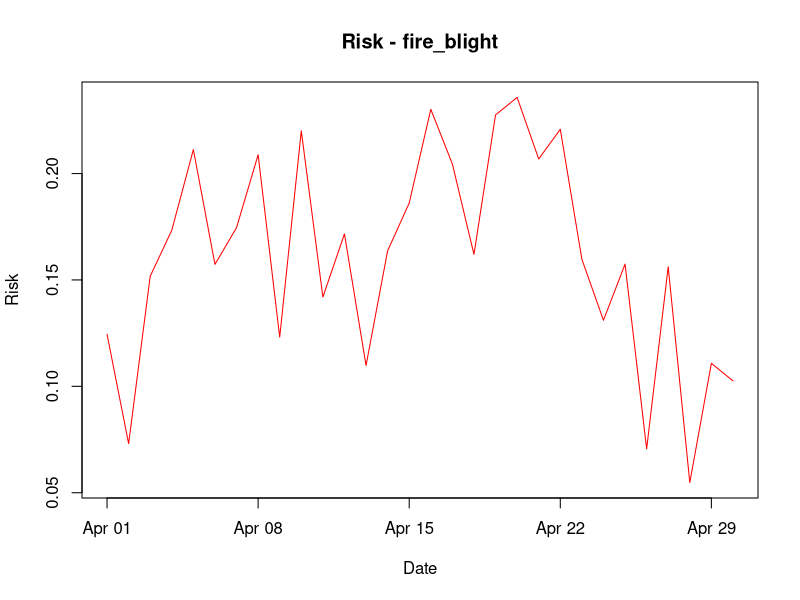

Write the R code that produced this figure.
#############################################
# Generic Bacterial Infection Model (v8)
# - Multiplication–Dispersal–Infection structure
# - Risk = N × D × I
# - Different dispersal pathways per disease
#############################################

# -------------------------------
# 1. INPUT DATA (example)
# -------------------------------

set.seed(1)

data <- data.frame(
  date = seq(as.Date("2024-04-01"), as.Date("2024-04-30"), by = "day"),
  temp = runif(30, 5, 35),      # daily mean temperature (°C)
  rh   = runif(30, 50, 100),    # relative humidity (%)
  rain = runif(30, 0, 20),      # rainfall amount (mm)
  wind = runif(30, 0, 10)       # wind speed (m/s)
)

# -------------------------------
# 2. GLOBAL PARAMETERS
# -------------------------------

global_params <- list(
  growth_period = 3         # Number of preceding days used to calculate N
)

# -------------------------------
# 3. DISEASE-SPECIFIC PARAMETERS
# -------------------------------

disease_params <- list(

  fire_blight = list(  ##화상병
    N0 = 0.15,             # Initial inoculum pressure (0-1)

    mu_max = 0.30,         # Maximum bacterial growth rate
                           # Growth rate under optimal temperature and RH

    T_min = 4,             # Minimum temperature for growth (°C)
    T_opt = 28,            # Optimum temperature for growth (°C)
    T_max = 36,            # Maximum temperature for growth (°C)

    rh_thresh_M = 50,      # RH threshold for multiplication module (%)
                           # f_RH(RH) in growth rate reaches 0.5 at this RH

    rh_thresh_I = 90,      # RH threshold for infection module (%)
                           # Wetness response W(RH, Rain) reaches 0.5 at this RH

    rain_thresh = 0.25,    # Rainfall threshold (mm)
                           # Wetness response = 1 when daily rain >= this value

    rain_coeff = 0.055,    # Rain-driven dispersal coefficient
    wind_coeff = 0.030,    # Wind-driven dispersal coefficient
    interaction_coeff = 0.0030,  # Rain × wind interaction coefficient
    insect_coeff = 0.10,   # Insect-mediated dispersal probability
                           # (independent of weather)

    use_rain = TRUE,       # Include rain dispersal pathway
    use_wind = TRUE,       # Include wind dispersal pathway
    use_interaction = TRUE,# Include rain × wind interaction pathway
    use_insect = TRUE,     # Include insect-mediated dispersal
    use_dispersal = TRUE   # Calculate dispersal module D (FALSE: D = 1)
  ),

  bacterial_spot = list(  ##고추세균성점무늬병
    N0 = 0.08,

    # Xanthomonas arboricola pv. pruni:
    # infection tested from 5–35 C;
    # infection optimum estimated at 28.9 C;
    # in vitro growth reported from 5–34 C, not above 35 C.
    mu_max = 0.26,
    T_min = 5,
    T_opt = 29,
    T_max = 35,

    rh_thresh_M = 50,
    rh_thresh_I = 90,
    rain_thresh = 0.25,

    # Mainly rain splash / wetness-driven.
    rain_coeff = 0.070,
    wind_coeff = 0.005,
    interaction_coeff = 0.0005,
    insect_coeff = 0.00,

    use_rain = TRUE,
    use_wind = FALSE,
    use_interaction = FALSE,
    use_insect = FALSE,
    use_dispersal = TRUE
  ),

  bacterial_blight = list( ##벼 흰잎마름병
    N0 = 0.12,

    # Rice bacterial blight / Xanthomonas oryzae pv. oryzae:
    # disease-favoring environment commonly reported as 25–34 C
    # and RH > 70%.
    mu_max = 0.27,
    T_min = 10,
    T_opt = 30,
    T_max = 38,

    rh_thresh_M = 50,
    rh_thresh_I = 90,
    rain_thresh = 0.25,

    # Strong winds and continuous heavy rain favor spread.
    rain_coeff = 0.060,
    wind_coeff = 0.030,
    interaction_coeff = 0.0030,
    insect_coeff = 0.00,

    use_rain = TRUE,
    use_wind = TRUE,
    use_interaction = TRUE,
    use_insect = FALSE,
    use_dispersal = TRUE
  ),

  ralstonia = list(  ##고추풋마름병
    N0 = 0.30,

    # Ralstonia solanacearum:
    # warm-climate soilborne pathogen;
    # in vitro maximum growth often around 30 C,
    # bacterial wilt intensity can be high at 30–35 C depending on host/root injury.
    mu_max = 0.32,
    T_min = 10,
    T_opt = 30,
    T_max = 40,

    # RH is only a weak proxy here; later soil moisture/root infection module needed.
    rh_thresh_M = 50,
    rh_thresh_I = 90,
    rain_thresh = 0.25,

    # Base module keeps aboveground dispersal off.
    rain_coeff = 0.000,
    wind_coeff = 0.000,
    interaction_coeff = 0.000,
    insect_coeff = 0.00,

    use_rain = FALSE,
    use_wind = FALSE,
    use_interaction = FALSE,
    use_insect = FALSE,
    use_dispersal = FALSE
  )
)

# -------------------------------
# 4. PARAMETER VALIDATION
# -------------------------------

validate_disease_params <- function(p){

  if(!(p$T_min < p$T_opt && p$T_opt < p$T_max)){
    stop("Temperature parameters must satisfy T_min < T_opt < T_max.")
  }

  if(p$N0 < 0 || p$N0 > 1){
    stop("N0 must be between 0 and 1.")
  }

  if(p$mu_max < 0){
    stop("mu_max must be non-negative.")
  }

  if(p$rh_thresh_M < 0 || p$rh_thresh_M > 100 ||
     p$rh_thresh_I < 0 || p$rh_thresh_I > 100){
    stop("rh_thresh_M and rh_thresh_I must be between 0 and 100.")
  }

  if(p$rain_thresh < 0){
    stop("rain_thresh must be non-negative.")
  }

  if(p$rain_coeff < 0 || p$wind_coeff < 0 || p$interaction_coeff < 0){
    stop("Dispersal coefficients must be non-negative.")
  }

  if(p$insect_coeff < 0 || p$insect_coeff > 1){
    stop("insect_coeff must be between 0 and 1.")
  }
}

# -------------------------------
# 5. RESPONSE FUNCTIONS
# -------------------------------

# Cardinal temperature response (0-1), used in the multiplication module
temp_response <- function(T, T_min, T_opt, T_max){

  response <- rep(0, length(T))

  valid <- T > T_min & T < T_max

  exponent <- (T_max - T_opt) / (T_opt - T_min)

  response[valid] <-
    ((T[valid] - T_min) *
       (T_max - T[valid])^exponent) /
    ((T_opt - T_min) *
       (T_max - T_opt)^exponent)

  pmin(response, 1)
}

# Humidity response, used in the multiplication module
# f_RH(RH) = 1 / (1 + exp[-k * (RH - RH_th)])
# RH_th: RH where the response reaches 0.5, k: logistic slope
rh_response <- function(RH, RH_th, k = 0.3){
  plogis(k * (RH - RH_th))
}

# Wetness response, used in the infection module
# W(RH, Rain) = 1                                  if Rain >= Rain_th
#             = 1 / (1 + exp[-k * (RH - RH_th)])   if Rain <  Rain_th
wetness_response <- function(RH, Rain, RH_th, Rain_th, k = 1){
  ifelse(Rain >= Rain_th, 1, rh_response(RH, RH_th, k))
}

# -------------------------------
# 6. MULTIPLICATION (N)
# -------------------------------

calc_population <- function(data, disease_param, growth_period){

  if(length(growth_period) != 1 || is.na(growth_period) ||
     growth_period < 0 || growth_period != as.integer(growth_period)){
    stop("growth_period must be a non-negative integer.")
  }

  n <- nrow(data)

  # Daily growth rate r_t = mu_max * f_T(T) * f_RH(RH)
  temp_eff <- temp_response(
    data$temp,
    disease_param$T_min,
    disease_param$T_opt,
    disease_param$T_max
  )
  rh_eff <- rh_response(data$rh, disease_param$rh_thresh_M)
  r <- disease_param$mu_max * temp_eff * rh_eff

  N <- numeric(n)

  # For each date, restart from N0 and apply the daily growth rates
  # from t - growth_period through t.
  for(t in seq_len(n)){
    current_N <- disease_param$N0

    for(s in max(1, t - growth_period):t){
      current_N <- current_N + r[s] * current_N * (1 - current_N)
      current_N <- max(0, min(current_N, 1))
    }

    N[t] <- current_N
  }

  N
}

# -------------------------------
# 7. DISPERSAL (D)
# -------------------------------

calc_dispersal <- function(data, disease_param){

  if(!disease_param$use_dispersal){
    return(rep(1, nrow(data)))
  }

  total_effect <- rep(0, nrow(data))

  if(disease_param$use_rain){
    total_effect <- total_effect +
      disease_param$rain_coeff * data$rain
  }

  if(disease_param$use_wind){
    total_effect <- total_effect +
      disease_param$wind_coeff * data$wind
  }

  if(disease_param$use_interaction){
    total_effect <- total_effect +
      disease_param$interaction_coeff * data$rain * data$wind
  }

  D <- 1 - exp(-total_effect)

  if(disease_param$use_insect){
    D <- 1 - (1 - D) * (1 - disease_param$insect_coeff)
  }

  D
}

# -------------------------------
# 8. INFECTION (I)
# -------------------------------

# I = W(RH, Rain)
calc_infection <- function(data, disease_param){

  wetness_response(
    data$rh,
    data$rain,
    disease_param$rh_thresh_I,
    disease_param$rain_thresh
  )
}

# -------------------------------
# 9. RUN MODEL
# -------------------------------

run_model <- function(data, disease_param, growth_period = 3){

  validate_disease_params(disease_param)

  N <- calc_population(data, disease_param, growth_period)
  D <- calc_dispersal(data, disease_param)
  I <- calc_infection(data, disease_param)

  data.frame(
    date = data$date,
    N = N,
    D = D,
    I = I,
    Risk = N * D * I
  )
}

# -------------------------------
# 10. RUN
# -------------------------------

disease <- "fire_blight"

disease_param <- disease_params[[disease]]

res <- run_model(data, disease_param, global_params$growth_period)

print(res)

# -------------------------------
# 11. VISUALIZATION
# -------------------------------

plot(
  res$date,
  res$Risk,
  type = "l",
  col = "red",
  main = paste("Risk -", disease),
  ylab = "Risk",
  xlab = "Date"
)
